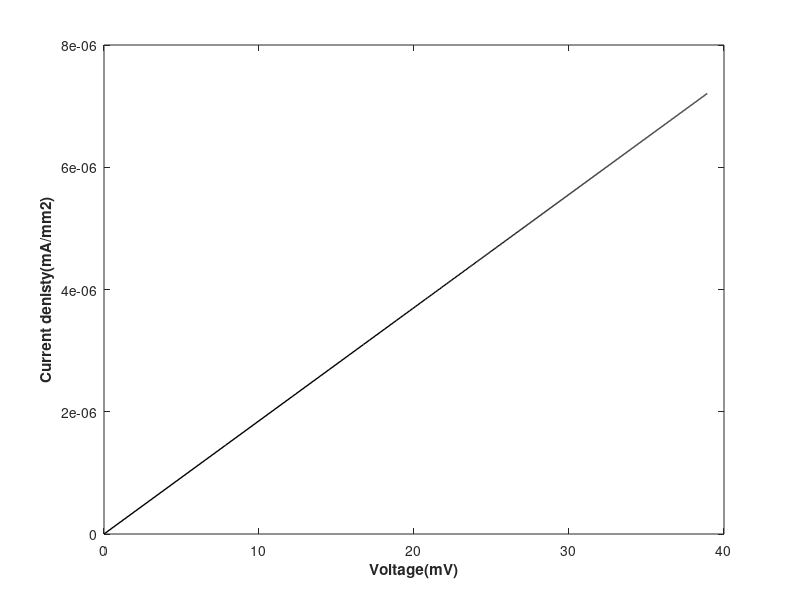
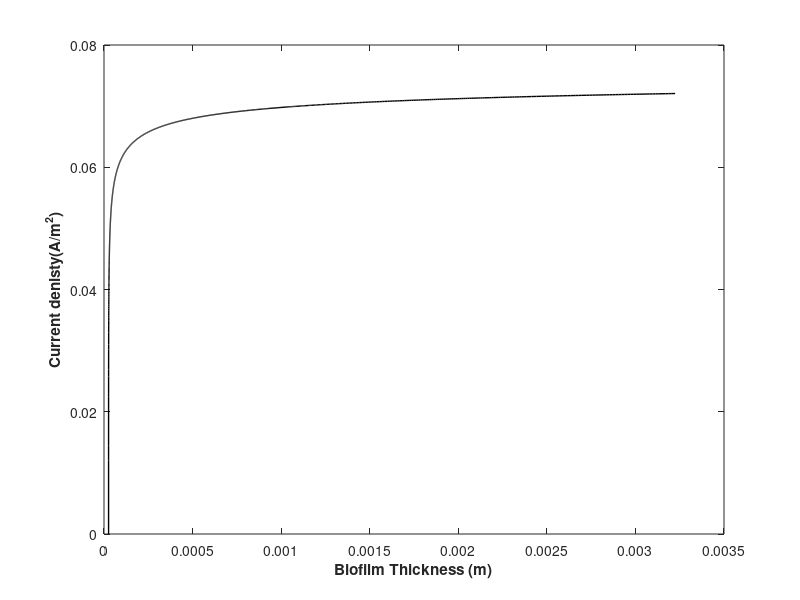

MATLAB code for these plots, in order:

clc
clear  
close all 
% Comment to test making commits from Git Gui
% Adding a comment to test Gitnuro

%% CURRENT ISSUES
% Biofilm thickness is unreasonably large
    % 0.1m at t  1592
    % I'll try limiting time and see what happens
% Membrane thickness parameter is also pretty big


%% ASSIGNING PARAMETER VALUES
T = 273; %:10:453;  
d_t=1;
tmax = 1000;
t = 0:d_t:tmax; % 5 hours
cs_temp = zeros(length(T),length(t));

Ds=(0.2544*10^(-4))/86400;  %diffusivity of lactate (m2/day)
Ll=2*10^(-4);               %the thickness of laminar diffusion sublayer()
rho=50;                    

%The biomass density (kg/m3)
Yac=0.212;                  %The bacterial yield (kg dry cell/kg)
bina=0.02/86400;            %Inactivation coefficient (/day) 
bdet=0.05/86400;            %Detachment coefficient(/day)
Dco2=(0.9960*10^(-4))/86400; %The diffusivity of carbon dioxide (m2/day)
Dh=(2.3328*10^(-4))/86400;   %Diffusivity of hydrogen(m2/day)
Am=54*10^(-4);               %area of membrane(m2)
F=96450;                    %Fradays constant(C/mol) 
T = T;                    %Temperature(K)
R=8.314;                    %gas constant 
Vc=135*10^(-6);             % F - UNKNOWN PARAMETER - Defined here and then not used 
Va=135*10^(-6);             % F - UNKNOWN PARAMETER - Used multiple times
Eoanode=340;                % Standard voltage anode (mV)
Eocathode=1299;             % Standard volatage cathode(mV)
ioref=0.001;                % Exchange current in reference conditions(mA)
b=120;                      %Tafel Coefficient (mV)
dcell=2.5*10^(-2);          %distance between electrodes(m)
kaq=3500;                   %Solution conductivity (mS/m)
Eka=-155;                   % F - UNKNOWN PARAMETER - Is created here and then not used for some reason!?
dm=4.5;                     %Membrance thickness(m) % F - bit large
km=1.7;                      %Membrance conductivity (mS/m )
co2equi=7.26*10^(-3);       % F - UNKNOWN PARAMTER
kla=414/86400;              %Overall volumetric oxygen mass tranfer coefficient (/day)
qo2=2.64/86400;             %specific uptake rate of oxygen (/day)
rmax=100.9/3600;            % reaction rate constant(/day)
ks=1.27*10^(-3);            % Half-max-rate lactate concentration 
chb=10^(-7);                %  Concentration of hydrogen in bulk liquid(kg/m3)



%% EQUATIONS

f1 = @(cs) rmax*(cs/(ks+cs)) ;
f2 = @(mu,nact,phia) (mu*(1/(1+exp(-F/(R*T*1000)*nact)))*phia) ;
f3 = @(rs,phia,delta,L) Yac*rs-bina*phia+(phia/L)*delta-(phia/L)*(Yac*rs*L+delta) ;
f4 = @(rs,L,delta) Yac*rs*L+delta ;
f5 = @(L) -bdet*L ;
f6 = @(L,csb,cs,rs,delta) (Ds/(Ll*L))*(csb-cs)-rho*rs-(cs/L)*(Yac*rs*L+delta);
f7 = @(L,cco2b,cco2,rs,delta) (Dco2/(Ll*L))*(cco2b-cco2)+4*rho*rs-(cco2/L)*(Yac*rs*L+delta) ;
f8 = @(L,chb,ch,rs,delta) (Dh/(Ll*L))*(chb-ch)+12*rho*rs-(ch/L)*(Yac*rs*L+delta) ;
f9 = @(rs,L,delta) -Am*(Yac*rs*L+delta) ;
f10 = @(csb,cs,vl) (1/vl)*(-(Am*Ds/Ll)*(csb-cs)) ;
f11 = @(cco2b,cco2,vl) (1/vl)*(-(Am*Dco2/Ll)*(cco2b-cco2)) ;
f12 = @(i) -2.24*10^(-7)*(i)+0.0067;
%f12 = @(i) (kla*co2equi+7.7167*10^(-8)*exp(-(i)*(kla+qo2)))/(kla+qo2);
f13 = @(co2,ch)  Eocathode-((R*T*1000)/(4*F))*log(1/(co2*(ch^4))) ;
f14 = @(ch,cco2,cs) Eoanode-((R*T*1000)/(12*F))*log(((cco2^3)*(ch)^(11))/cs) ;
f15 = @(csb) (12*F*Ds*1000*csb)/(Ll) ;
f16 = @(I) ((dm/km)+(dcell/kaq))*(I/1000) ;
f17 = @(I,il) ((R*T)/(12*F))*1000*log(il/(il-I)) ;
f18 = @(I,cs) (b/2.303)*asinh(I/(2*ioref*cs)) ;
f19 = @(Ecathode,Eanode,nohm,nconc,nact) abs(Ecathode-Eanode)-nohm-nconc-nact ;
f20 = @(Eoutput)  Eoutput/100;

%% MATRIX CREATION AND VALUE ASSIGNMENT

mu=zeros(1,length(t));
rs=zeros(1,length(t));
phia=zeros(1,length(t));
L=zeros(1,length(t));
cs=zeros(1,length(t));
delta=zeros(1,length(t));
cco2=zeros(1,length(t));
ch=zeros(1,length(t));
vl=zeros(1,length(t));
csb=zeros(1,length(t));
cco2b=zeros(1,length(t));
co2=zeros(1,length(t));
Ecathode=zeros(1,length(t));
Eanode=zeros(1,length(t));
il=zeros(1,length(t));
nohm=zeros(1,length(t));
nconc=zeros(1,length(t));
nact=zeros(1,length(t));
Eoutput=zeros(1,length(t));
I=zeros(1,length(t));

%% INITAL VALUE ASSIGNMENT

mu(1)=1.166370409*10^(-3); %specific growth rate ()
rs(1)=2.5*10^(-20);        %INITIAL I NEED TO BE KNOWN(TAKEN ZERO HERE) to vary
phia(1)=0.4286802857;      %volume fraction of active biomass 
L(1)=2.58E-5;        %Thickness of biofilm 
cs(1)=7.5;                 %The concentration of lactate in biofilm(kg/m3)
delta(1)=-1.446759259*10^(-08); %detachment rate
cco2(1)=1.804718175*10^(-10);%INITIAL CO2 CONC NEEDED and here up needed to be reviewed
ch(1)=10^(-7);               % concentration of hydrogen in biofilm(kg/m3)
vl(1)=135*10^(-6);           %Bulk liquid anoide chamber volume(m3)
csb(1)=5;                    % Concentration of lactate in bulk liquid(kg/m3)
cco2b(1)=1.804718175*10^(-25); %The concentration of hydrogen in bulk of liquid(kg/m3)
co2b(1)=7.23*10^(-3);          % COncnetraiton of oxygen in bulk 
co2(1)=7.23*10^(-3);            %The concentration of oxygen in cathode camber(kg/m3)
Ecathode(1)=845.8563841;        % Believed to be cathode potential based on description given in Figure 7
Eanode(1)=845.8563841;          % Believed to be anode potential based on description given in Figure 7
il(1)=8519.75;                  %limited current of mass transfer 
nohm(1)=0;                     % Ohmic overpontential (mV)
nconc(1)=0;                    %COncentration overpotential(mV)
nact(1)=0;                     %Activation of overpotential(mV)
Eoutput(1)=0;                   % F - VOLTAGE OUT
I(1)=0;                         % F - CURRENT 

%% SOLVING THE SYSTEM OF ODEs
     for i=1:(length(t)-1)

        phia(i+1) = phia(i) + d_t*f3(rs(i),phia(i),delta(i),L(i));
        L(i+1) = L(i) + d_t*f4(rs(i),L(i),delta(i));
        delta(i+1) = delta(i) + d_t*f5(L(i));
        cs(i+1) = cs(i) + 0.00031*d_t*f6(L(i),csb(i),cs(i),rs(i),delta(i));
        cco2(i+1) = cco2(i) + d_t*f7(L(i),cco2b(i),cco2(i),rs(i),delta(i));
        ch(i+1) = ch(i) + 0.0000003*d_t*f8(L(i),chb,ch(i),rs(i),delta(i));
        vl(i+1) = vl(i) + d_t*f9(rs(i),L(i),delta(i));
        csb(i+1) = csb(i) + d_t*f10(csb(i),cs(i),vl(i));
        cco2b(i+1) = cco2b(i) + d_t*f11(cco2b(i),cco2(i),vl(i));
        co2(i+1) = f12(i+d_t);
        Ecathode(i+1) = f13(co2(i+1),ch(i+1));
        Eanode(i+1) = f14(ch(i+1),cco2(i+1),cs(i+1));
        il(i+1) = f15(csb(i+1));
        nohm(i+1) = f16(I(i));
        nconc(i+1) = f17(I(i),il);
        nact(i+1) = f18(I(i),cs(i+1));
        mu(i+1) = f1(cs(i+1));
        rs(i+1) = f2(mu(i+1),nact(i+1),phia(i+1));
        Eoutput(i+1) = f19(Ecathode(i+1),Eanode(i+1),nohm(i+1),nconc(i+1),nact(i+1));
        I(i+1) = f20(Eoutput(i+1));

 
     end
 
%% CACULATING POWER GENERATION FROM SOLVED CURRENT     
idensity=(I/54)*10^(-3);
% mut=(mu(1)-kd).*t;
% mutnoexp(:,:)=exp(mut);
power=Eoutput.*I/10;
eff(:,:)=power/76.7;     

%% PLOTTING
% % end
% figure (3)
% % plot(cs(1:14000),eff(1:14000))
% plot(eff(1:12000)/10,cs(1:12000))
% xlabel('Efficiency')
% ylabel('Concentration of lactate (kg/m^{3})')
% saveas(gcf,'efficiency.tiff')
% % xlim([2.1,7.5]);
% % ylim([]);
% figure (4)
% plot(I(1:14000)/10,cs(1:14000))
% xlabel('Current density (mA/m^{2})')
% ylabel('Concentration of lactate (kg/m^{3})')
% saveas(gcf,'current_density.tiff')
% % xlim([]);
% % ylim([]);



% figure (7)
% plot(Eanode(11:14000),I(11:14000),'k','LineWidth',0.5)
% xlabel('anode potential(mV)','FontWeight','bold')
% ylabel('Current(mA)','FontWeight','bold')
% saveas(gcf,'current_AnodePotential.tiff')

figure (8)
plot(Eoutput(1:end)/10,idensity(1:end)/10,'k','LineWidth',1)
xlabel('Voltage(mV)','FontWeight','bold')
ylabel('Current denisty(mA/mm{2})','FontWeight','bold')
% xlim([15,35]);
% ylim([2.5,7.55]);
saveas(gcf,'currentdensityVSvoltage.tiff')


%figure (9)
%plot(cs(1:end),idensity(1:end),'k','LineWidth',1)
%xlabel('Concentration of lactate (kg/m^{3})','FontWeight','bold')
%ylabel('Current denisty (mA/mm^{2})','FontWeight','bold')
%xlim([3,7.3]);
% ylim([2.5,7.55]);
%saveas(gcf,'currentdensityVScs.tiff')

% I want to add a plot to show th biofilm thickness against the current
% density for comparison to published papers

figure (10)
plot(L(1:end),idensity(1:end)*1000,'k','LineWidth',1) % Get current density in A m-2
xlabel('Biofilm Thickness (m)','FontWeight','bold')
ylabel('Current denisty(A/m^{2})','FontWeight','bold')
% xlim([3,7.3]);
% ylim([2.5,7.55]);
